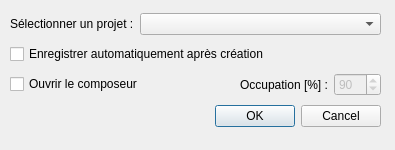
<?xml version="1.0" encoding="UTF-8"?>
<ui version="4.0">
 <class>ProjectSettingsDialog</class>
 <widget class="QDialog" name="ProjectSettingsDialog">
  <property name="enabled">
   <bool>true</bool>
  </property>
  <property name="geometry">
   <rect>
    <x>0</x>
    <y>0</y>
    <width>395</width>
    <height>150</height>
   </rect>
  </property>
  <property name="windowTitle">
   <string>Création de projet</string>
  </property>
  <widget class="QWidget" name="verticalLayoutWidget">
   <property name="geometry">
    <rect>
     <x>10</x>
     <y>10</y>
     <width>371</width>
     <height>121</height>
    </rect>
   </property>
   <layout class="QVBoxLayout" name="verticalLayout">
    <item>
     <layout class="QHBoxLayout" name="horizontalLayout" stretch="0,0">
      <item>
       <widget class="QLabel" name="label_project">
        <property name="text">
         <string>Sélectionner un projet :</string>
        </property>
       </widget>
      </item>
      <item>
       <widget class="QComboBox" name="comboBox_projects">
        <property name="sizePolicy">
         <sizepolicy hsizetype="Expanding" vsizetype="Fixed">
          <horstretch>0</horstretch>
          <verstretch>0</verstretch>
         </sizepolicy>
        </property>
       </widget>
      </item>
     </layout>
    </item>
    <item>
     <widget class="QCheckBox" name="cb_save_project">
      <property name="text">
       <string>Enregistrer automatiquement après création</string>
      </property>
     </widget>
    </item>
    <item>
     <layout class="QHBoxLayout" name="horizontalLayout_2">
      <item>
       <widget class="QCheckBox" name="cb_composeur">
        <property name="text">
         <string>Ouvrir le composeur</string>
        </property>
       </widget>
      </item>
      <item>
       <spacer name="horizontalSpacer">
        <property name="orientation">
         <enum>Qt::Horizontal</enum>
        </property>
        <property name="sizeHint" stdset="0">
         <size>
          <width>40</width>
          <height>20</height>
         </size>
        </property>
       </spacer>
      </item>
      <item>
       <widget class="QLabel" name="label">
        <property name="text">
         <string>Occupation [%] :</string>
        </property>
       </widget>
      </item>
      <item>
       <widget class="QgsDoubleSpinBox" name="dsb_occup">
        <property name="enabled">
         <bool>false</bool>
        </property>
        <property name="suffix">
         <string extracomment="%"/>
        </property>
        <property name="decimals">
         <number>0</number>
        </property>
        <property name="singleStep">
         <double>5.000000000000000</double>
        </property>
        <property name="value">
         <double>90.000000000000000</double>
        </property>
       </widget>
      </item>
     </layout>
    </item>
    <item>
     <widget class="QDialogButtonBox" name="buttonBox">
      <property name="orientation">
       <enum>Qt::Horizontal</enum>
      </property>
      <property name="standardButtons">
       <set>QDialogButtonBox::Cancel|QDialogButtonBox::Ok</set>
      </property>
     </widget>
    </item>
   </layout>
  </widget>
 </widget>
 <customwidgets>
  <customwidget>
   <class>QgsDoubleSpinBox</class>
   <extends>QDoubleSpinBox</extends>
   <header>qgsdoublespinbox.h</header>
  </customwidget>
 </customwidgets>
 <resources/>
 <connections>
  <connection>
   <sender>buttonBox</sender>
   <signal>accepted()</signal>
   <receiver>ProjectSettingsDialog</receiver>
   <slot>accept()</slot>
   <hints>
    <hint type="sourcelabel">
     <x>248</x>
     <y>254</y>
    </hint>
    <hint type="destinationlabel">
     <x>157</x>
     <y>274</y>
    </hint>
   </hints>
  </connection>
  <connection>
   <sender>buttonBox</sender>
   <signal>rejected()</signal>
   <receiver>ProjectSettingsDialog</receiver>
   <slot>reject()</slot>
   <hints>
    <hint type="sourcelabel">
     <x>316</x>
     <y>260</y>
    </hint>
    <hint type="destinationlabel">
     <x>286</x>
     <y>274</y>
    </hint>
   </hints>
  </connection>
 </connections>
</ui>
